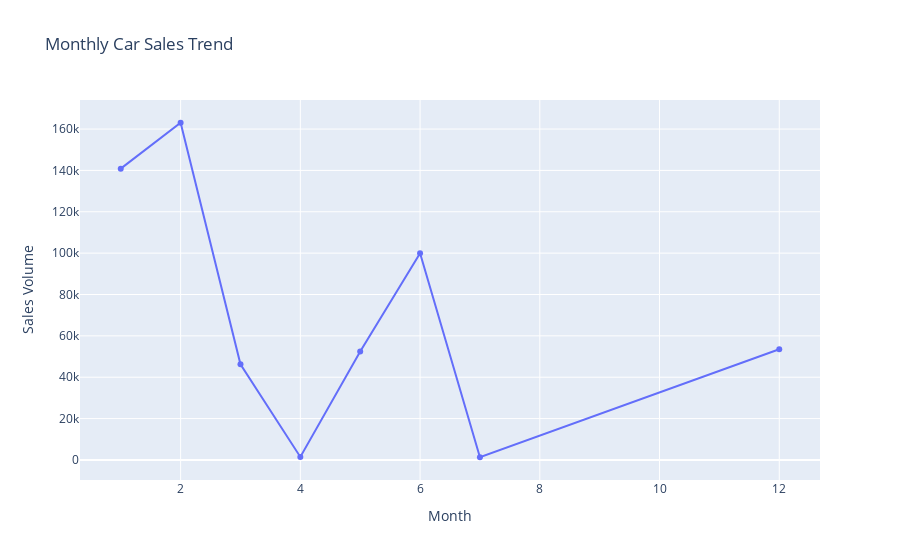
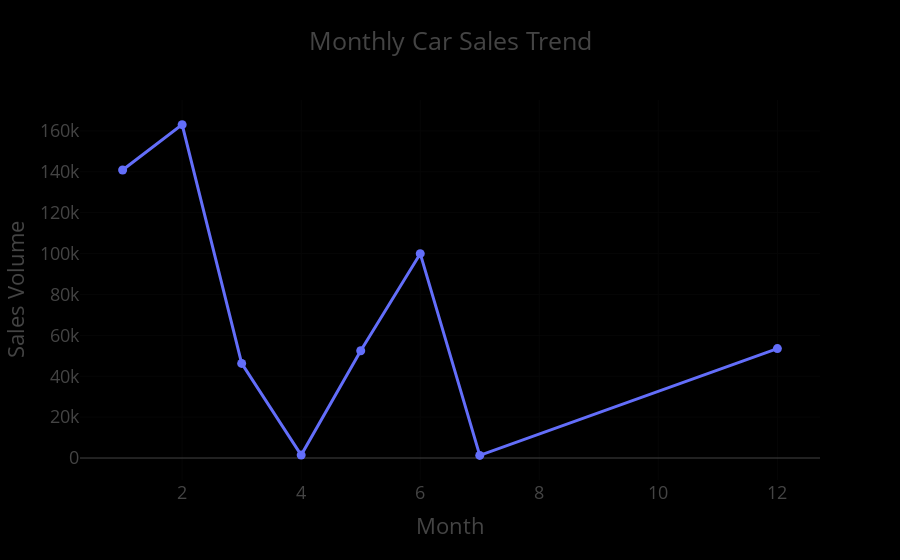

Notebook code for these charts, in order:
### Markdown cell above
### Monthly trend

### Code cell
month_sales = car_sales_df['sale_month'].value_counts().sort_index().reset_index()
month_sales.columns = ['month', 'count']

fig = px.line(month_sales,
              x='month', y='count',
              title='Monthly Car Sales Trend',
              markers=True)

fig.update_layout(xaxis_title='Month', yaxis_title='Sales Volume')
fig.show()
fig.update_layout(template='presentation', paper_bgcolor='rgb(0, 0, 0)', plot_bgcolor='rgb(0, 0, 0)')
fig.show()

# Save in multiple formats
fig.write_image(os.path.join(results_dir, 'monthly_car_sales_trendline.jpg'))
fig.write_image(os.path.join(results_dir, 'monthly_car_sales_trendline.png'))
fig.write_html(os.path.join(results_dir, 'monthly_car_sales_trendline.html'))

### Figure 1 — Plotly figure (JSON) as saved in the notebook; plotly's stock layout.template omitted (floating-point values rounded to 4 significant figures)
{"data": [{"hovertemplate": "month=%{x}<br>count=%{y}<extra></extra>", "legendgroup": "", "line": {"color": "#636efa", "dash": "solid"}, "marker": {"symbol": "circle"}, "mode": "lines+markers", "name": "", "orientation": "v", "showlegend": false, "type": "scatter", "x": [1, 2, 3, 4, 5, 6, 7, 12], "xaxis": "x", "y": [140853, 163053, 46277, 1450, 52447, 99937, 1300, 53520], "yaxis": "y"}], "layout": {"autosize": true, "legend": {"tracegroupgap": 0}, "title": {"text": "Monthly Car Sales Trend"}, "xaxis": {"anchor": "y", "autorange": true, "domain": [0, 1], "range": [0.3353, 12.66], "title": {"text": "Month"}, "type": "linear"}, "yaxis": {"anchor": "x", "autorange": true, "domain": [0, 1], "range": [-12050.0, 176400.0], "title": {"text": "Sales Volume"}, "type": "linear"}}}

### Figure 2 — Plotly figure (JSON) as saved in the notebook; plotly's stock layout.template omitted (floating-point values rounded to 4 significant figures)
{"data": [{"hovertemplate": "month=%{x}<br>count=%{y}<extra></extra>", "legendgroup": "", "line": {"color": "#636efa", "dash": "solid"}, "marker": {"symbol": "circle"}, "mode": "lines+markers", "name": "", "orientation": "v", "showlegend": false, "type": "scatter", "x": [1, 2, 3, 4, 5, 6, 7, 12], "xaxis": "x", "y": [140853, 163053, 46277, 1450, 52447, 99937, 1300, 53520], "yaxis": "y"}], "layout": {"autosize": true, "legend": {"tracegroupgap": 0}, "paper_bgcolor": "rgb(0, 0, 0)", "plot_bgcolor": "rgb(0, 0, 0)", "title": {"text": "Monthly Car Sales Trend"}, "xaxis": {"anchor": "y", "autorange": true, "domain": [0, 1], "range": [0.3081, 12.69], "title": {"text": "Month"}, "type": "linear"}, "yaxis": {"anchor": "x", "autorange": true, "domain": [0, 1], "range": [-14390.0, 178700.0], "title": {"text": "Sales Volume"}, "type": "linear"}}}
